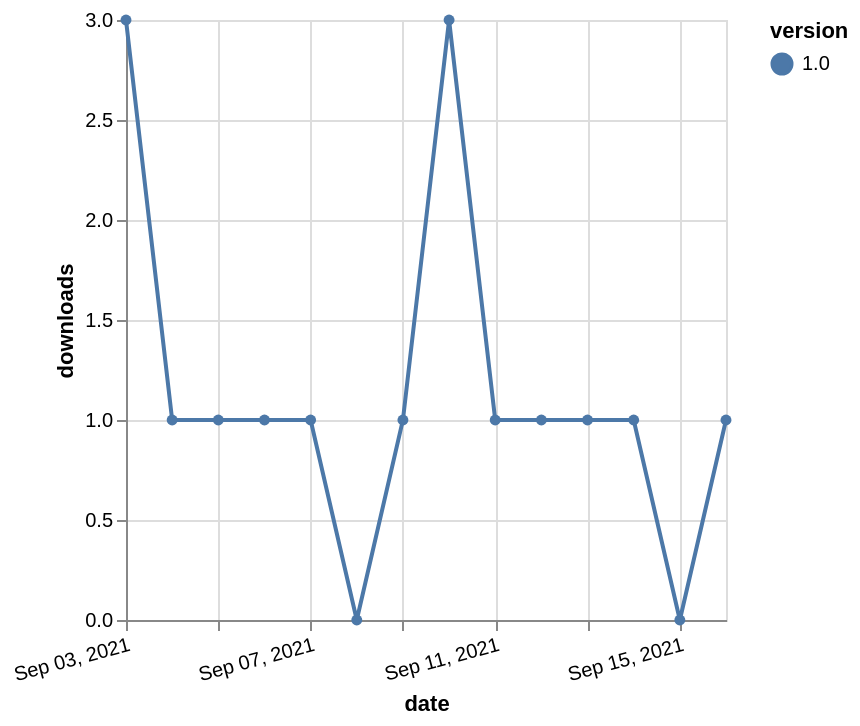

Here is the Vega-Lite specification saved for this chart:
### Vega-Lite specification from a JSON file in a GitHub repository (floating-point values rounded to 4 significant figures)
{"$schema": "https://vega.github.io/schema/vega-lite/v5.json", "description": "A simple bar chart with embedded data.", "data": {"values": [{"date": "2021-09-03", "total": 126, "delta": 3, "version": "1.0"}, {"date": "2021-09-04", "total": 127, "delta": 1, "version": "1.0"}, {"date": "2021-09-05", "total": 128, "delta": 1, "version": "1.0"}, {"date": "2021-09-06", "total": 129, "delta": 1, "version": "1.0"}, {"date": "2021-09-07", "total": 130, "delta": 1, "version": "1.0"}, {"date": "2021-09-08", "total": 130, "delta": 0, "version": "1.0"}, {"date": "2021-09-09", "total": 131, "delta": 1, "version": "1.0"}, {"date": "2021-09-10", "total": 134, "delta": 3, "version": "1.0"}, {"date": "2021-09-11", "total": 135, "delta": 1, "version": "1.0"}, {"date": "2021-09-12", "total": 136, "delta": 1, "version": "1.0"}, {"date": "2021-09-13", "total": 137, "delta": 1, "version": "1.0"}, {"date": "2021-09-14", "total": 138, "delta": 1, "version": "1.0"}, {"date": "2021-09-15", "total": 138, "delta": 0, "version": "1.0"}, {"date": "2021-09-16", "total": 139, "delta": 1, "version": "1.0"}]}, "width": "container", "mark": {"type": "line", "point": {"filled": true}}, "encoding": {"x": {"field": "date", "type": "temporal", "timeUnit": "yearmonthdate", "title": "date", "axis": {"labelAngle": -15}}, "y": {"field": "delta", "type": "quantitative", "title": "downloads"}, "color": {"field": "version", "type": "nominal"}, "tooltip": {"field": "delta"}}}
